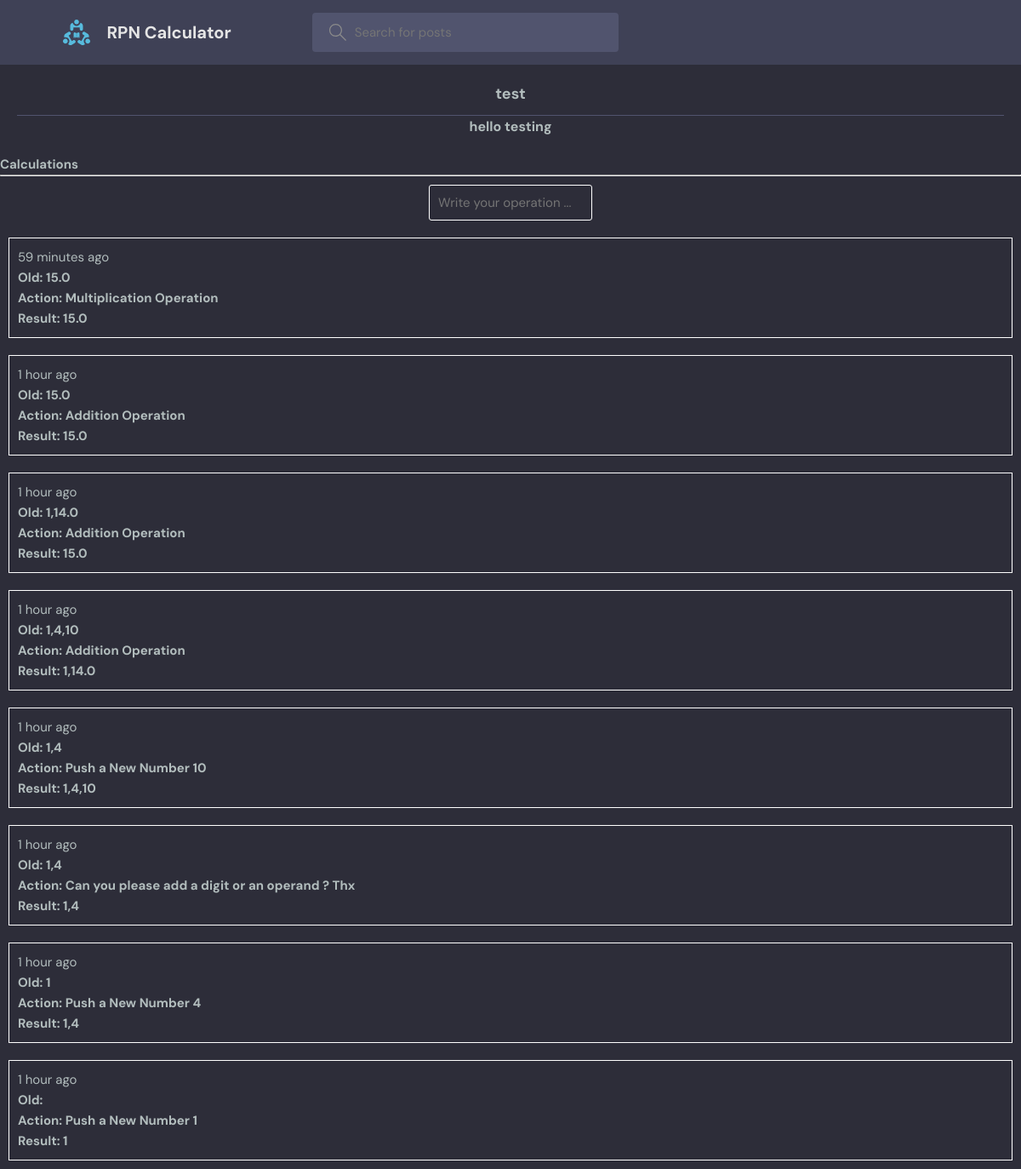
/rpn/stack/26, run on the app's committed database.
### base/models.py (models this page shows, shortened)
class Stackmodel(models.Model):
    name = models.CharField(max_length=200)
    body = models.TextField(null=True, blank=True)
    content = models.TextField()
    description = models.TextField(null=True, blank=True)
    updated = models.DateTimeField(auto_now=True)
    created = models.DateTimeField(auto_now_add=True)
    class Meta:
        ordering = ['-updated', '-created']

class Operation(models.Model):
    stackmodel = models.ForeignKey(Stackmodel, on_delete=models.CASCADE)
    body = models.TextField()
    old = models.TextField(null=True, blank=True)
    new = models.TextField(null=True, blank=True)
    action = models.TextField(null=True, blank=True)
    updated = models.DateTimeField(auto_now=True)
    created = models.DateTimeField(auto_now=True)

### base/views.py (the view, shortened to what this page needs)
# urls.py: path('stack/', createStack, name="create-stack"),
def stack(request, pk):
    stack = Stackmodel.objects.get(id=pk)
    stack_operations = stack.operation_set.all().order_by('-created')
    context = {'stack': stack, 'stack_operations': stack_operations}
    return render(request,'base/stack.html', context)

### base/templates/base/stack.html (shortened to what this page needs)
{% extends 'main.html' %}
{% block content %}
<div class="stack__container">
    <div class="stack__container__text">
        <p class="stack__container__name">{{stack.name}}</p>
        <p class="stack__container__description">{{stack.description}}</p>
    </div>
    <div class="wrapper">
        <h3>Calculations</h3>
        <hr class="wrapper__hr">
        <div class="wrapper__content">
            <div class="comment-form">
                <form method="POST" action="">
                    <input class="input" type="text" name="body" placeholder="Write your operation ..."/>
                </form>
            </div>
            {% for operation in stack_operations%}
            <div class="stack_operation_list">
                <div class="stack_operation_item">
                    <small> {{operation.created |timesince}} ago</small>
                    <h1 class="val">Old: <span>{{operation.old}}</span></h1>
                    <h1 class="val">Action: <span>{{operation.action}}</span></h1>
                    <h1 class="val">Result: <span>{{operation.new}}</span></h1>
                </div>
            </div>
            {% endfor %}
        </div>
    </div>
</div>
{% endblock content %}

### templates/main.html (shortened to what this page needs)
<!DOCTYPE html>
{% load static %}
<html lang="en">
<head>
    <link rel="stylesheet" href="{% static 'styles/style.css' %}" />
</head>
<body>
    {% include 'navbar.html' %}
    {% block content %}
    {% endblock %}
</body>
</html>

### templates/navbar.html (shortened to what this page needs)
{% load static %}
<header class="header header--loggedIn">
    <div class="container">
        <a href="{% url 'home' %}" class="header__logo">
            <img src="{% static 'images/logo.svg' %}" />
            <h1>RPN Calculator</h1>
        </a>
        <form class="header__search" method="GET" action="{% url 'home' %}">
            <label>
                <input name="q" placeholder="Search for posts" />
            </label>
        </form>
    </div>
</header>

### static/styles/style.css (style rules this page uses)
:root { --color-main: #71c6dd; --color-main-light: #e1f6fb; --color-dark: #3f4156; --color-dark-medium: #51546e; --color-dark-light: #696d97; --color-light: #e5e5e5; --color-gray: #8b8b8b; --color-light-gray: #b2bdbd; --color-bg: #2d2d39; --color-success: #5dd693; --color-error: #fc4b0b; }
* { font-family: "DM Sans", -apple-system, BlinkMacSystemFont, "Segoe UI", Roboto, Oxygen, Ubuntu, Cantarell, "Open Sans", "Helvetica Neue", sans-serif; margin: 0; padding: 0; box-sizing: border-box; text-rendering: optimizeLegibility; font-size: inherit; }
html { font-size: 56.25%; }
@media only screen and (min-width: 1200px) { html { font-size: 62.5%; } }
body { line-height: 1.6; font-weight: 400; font-size: 1.5rem; color: var(--color-light-gray); background-color: var(--color-bg); min-height: 100vh; }
img { width: 100%; }
a { display: inline-block; color: var(--color-main); text-decoration: none; }
.container { max-width: 120rem; width: 90%; margin: auto; }
.header { padding: 1.5rem; background-color: var(--color-dark); }
.header > .container { display: flex; gap: 9.5rem; }
.header__logo, .header__user { display: flex; gap: 2rem; align-items: center; }
.header__logo > img { height: 3.2rem; width: 3.2rem; }
.header__logo > h1 { font-weight: 700; font-size: 2rem; color: var(--color-light); }
.header__search > label { background-color: var(--color-dark-medium); padding: 1.3rem 1rem; display: flex; align-items: center; gap: 1rem; border-radius: 4px; }
.header__search svg { fill: var(--color-gray); width: 2rem; height: 2rem; margin-left: 1rem; }
.header__search input { width: 30rem; background: transparent; border: none; outline: none; color: var(--color-light); }
.stack__container { display: flex; justify-content: center; flex-direction: column; }
.stack__container__name { font-weight: bold; font-size: large; text-align: center; margin-bottom: 10px; }
.stack__container__description { font-weight: bold; font-size:medium; text-align: center; border-top: 1px solid var(--color-dark-medium); }
.input { padding: 10px; margin: 10px; width: auto; background: transparent; border: 1px solid white; border-radius: 3px; outline: none; color: white; }
.wrapper__content { display: flex; flex-direction: column; justify-content: center; align-items: center; }
.stack_operation_list { width: 100%; }
.stack_operation_item { border: 1px solid white; padding: 10px; margin: 10px; width: auto; }
.stack__container__text { padding: 10px; margin: 10px; width: auto; }

### data on the page
Stackmodel: name "test", description "hello testing"
Operation: created "59 minutes", old "15.0", action "Multiplication Operation", new "15.0"
Operation: created "1 hour", old "15.0", action "Addition Operation", new "15.0"
Operation: created "1 hour", old "1,14.0", action "Addition Operation", new "15.0"
Operation: created "1 hour", old "1,4,10", action "Addition Operation", new "1,14.0"
Operation: created "1 hour", old "1,4", action "Push a New Number 10", new "1,4,10"
Operation: created "1 hour", old "1,4", action "Can you please add a digit or an operand ? Thx", new "1,4"
Operation: created "1 hour", old "1", action "Push a New Number 4", new "1,4"
Operation: created "1 hour", action "Push a New Number 1", new "1"
